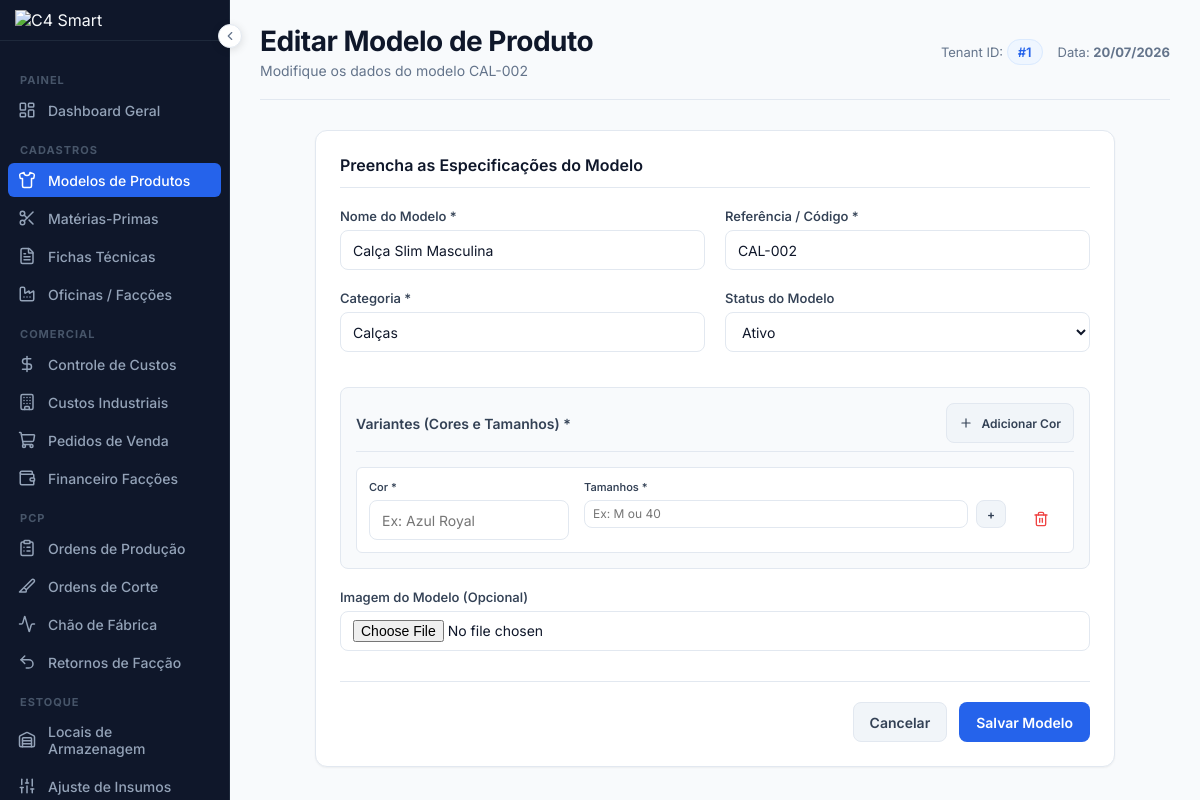
The app's page /produtos/editar?id=2 (signed in) with its own data.
### tables this page shows
CREATE TABLE IF NOT EXISTS `produtos_modelos` (
  `id` INT AUTO_INCREMENT PRIMARY KEY,
  `tenant_id` INT NOT NULL,
  `nome` VARCHAR(255) NOT NULL,
  `referencia` VARCHAR(100) NOT NULL,
  `categoria` VARCHAR(100) NOT NULL,
  `imagem` VARCHAR(255) NULL,
  `grade_tamanhos` VARCHAR(100) NOT NULL DEFAULT 'P,M,G,GG',
  `cor` VARCHAR(50) NOT NULL,
  `status` ENUM('ativo', 'inativo') NOT NULL DEFAULT 'ativo',
  `criado_em` TIMESTAMP DEFAULT CURRENT_TIMESTAMP,
  CONSTRAINT `fk_produtos_tenant` FOREIGN KEY (`tenant_id`) REFERENCES `tenants` (`id`) ON DELETE CASCADE,
  INDEX `idx_produtos_tenant` (`tenant_id`)
);

### app/Views/produtos/form.php (the view, shortened to what the rows shown need)
<?php require __DIR__ . '/../layouts/header.php'; ?>
<div class="card-box" style="max-width: 800px; margin: 0 auto;">
    <div class="card-title-box">
        <h3>Preencha as Especificações do Modelo</h3>
    </div>
    <form action="<?= $action ?>" method="POST" enctype="multipart/form-data">
        <div class="form-row">
            <div class="form-group">
                <label for="nome" class="form-label">Nome do Modelo *</label>
                <input type="text" id="nome" name="nome" class="form-control" value="<?= htmlspecialchars($modelo['nome'] ?? '') ?>" placeholder="Ex: Camiseta Básica Masculina" required>
            </div>
            <div class="form-group">
                <label for="referencia" class="form-label">Referência / Código *</label>
                <input type="text" id="referencia" name="referencia" class="form-control" value="<?= htmlspecialchars($modelo['referencia'] ?? '') ?>" placeholder="Ex: CAM-001" required>
            </div>
        </div>
        <div class="form-row">
            <div class="form-group">
                <label for="categoria" class="form-label">Categoria *</label>
                <input type="text" id="categoria" name="categoria" class="form-control" value="<?= htmlspecialchars($modelo['categoria'] ?? '') ?>" placeholder="Ex: Camisetas, Calças, Vestidos" required>
            </div>
            <div class="form-group">
                <label for="status" class="form-label">Status do Modelo</label>
                <select id="status" name="status" class="form-control">
                    <option value="ativo" <?= ($modelo['status'] ?? 'ativo') === 'ativo' ? 'selected' : '' ?>>Ativo</option>
                </select>
            </div>
        </div>
        <div style="margin-top: 15px; margin-bottom: 20px; border: 1px solid var(--border); padding: 15px; border-radius: 8px; background-color: #f8fafc;">
            <div style="display:flex; justify-content:space-between; align-items:center; margin-bottom:15px; border-bottom: 1px solid var(--border); padding-bottom:8px;">
                <h4 style="margin:0; font-size:14px; font-weight:600; color:#334155;">Variantes (Cores e Tamanhos) *</h4>
                <button type="button" class="btn btn-secondary" id="btn-add-cor" style="padding: 6px 12px; font-size:12px;">
                    <i data-lucide="plus" style="width:14px; height:14px;"></i> Adicionar Cor
                </button>
            </div>
            <div id="variantes-container" style="display:flex; flex-direction:column; gap:15px;">
            </div>
        </div>
        <div class="form-group" style="margin-top: 15px;">
            <label for="imagem" class="form-label">Imagem do Modelo (Opcional)</label>
            <input type="file" id="imagem" name="imagem" class="form-control" accept="image/*">
        </div>
        <div class="form-actions">
            <a href="/produtos" class="btn btn-secondary">Cancelar</a>
            <button type="submit" class="btn btn-primary">Salvar Modelo</button>
        </div>
    </form>
</div>
<?php require __DIR__ . '/../layouts/footer.php'; ?>

### records on screen
produtos_modelos: nome "Calça Slim Masculina", referencia "CAL-002", categoria "Calças", status "Ativo"

### other values on screen
$title "Editar Modelo de Produto"
$subtitle "Modifique os dados do modelo CAL-002"
$_SESSION['tenant_id'] "1"
